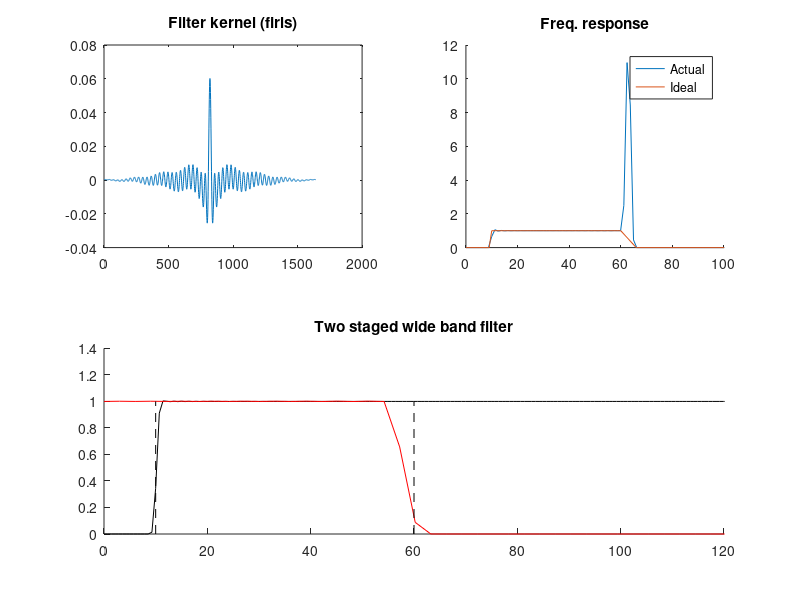
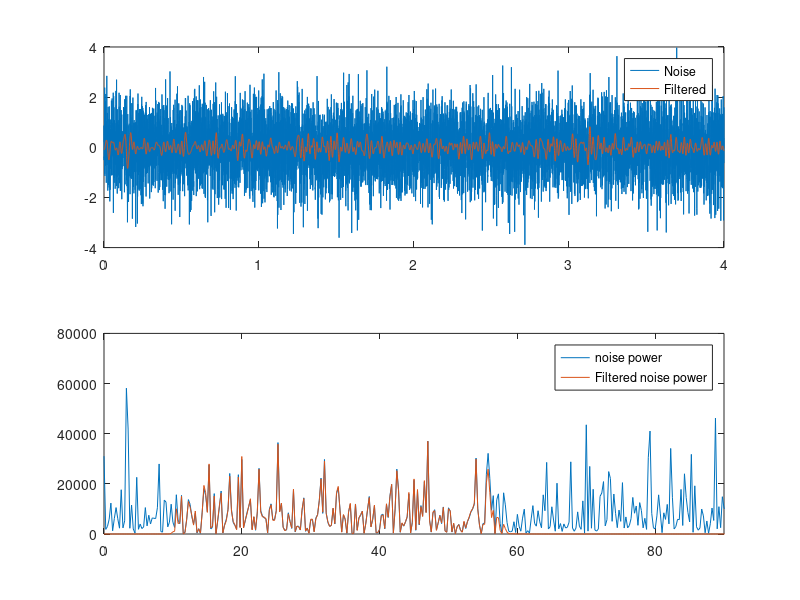

MATLAB code to generate these figures, in order:
clear,clf
%% define filter parameter and create filter kernel

samprate = 2048;

lower_bnd = 10;
upper_bnd = 60;

trans = .1;

filtorder = 8*round(samprate/lower_bnd);

filter_shape = [0 0 1 1 0 0 ];

filter_freqs = [ 0 lower_bnd*(1-trans) ...
                lower_bnd upper_bnd ...
                upper_bnd*(1+trans) (samprate/2)] / (samprate/2);

filterkern = firls(filtorder,filter_freqs,filter_shape);
hz = linspace(0,samprate/2,floor(length(filterkern)/2)+1);
filterpow = abs(fft(filterkern)).^2;

figure(1),clf
subplot(221)
plot(filterkern)
title('Filter kernel (firls)')

subplot(222),hold on
plot(hz,filterpow(1:length(hz)))
plot(filter_freqs*samprate/2,filter_shape)
xlim([0 100])
legend({'Actual';'Ideal'})
title('Freq. response')

%conclusion: this filter is vary bad!

%% generate white noise signal
N = samprate*4;
noise = randn(N,1);
timevec = (0:length(noise)-1)/samprate;

%% better filter (using two staged wide band filter)

% 1. High pass filter

forder = 14*round(samprate/lower_bnd);
filtkern = fir1(forder,lower_bnd/(samprate/2),'high');

%fft
subplot(212),hold on
hz = linspace(0,samprate/2,floor(length(filtkern)/2)+1);
filterpow = abs(fft(filtkern)).^2;
plot(hz,filterpow(1:length(hz)),'k')

% zerophase shift filtering with reflection
noiseR = [noise(end:-1:1); noise; noise(end:-1:1)]; %reflect
fnoise = filter(filtkern,1,noiseR);
fnoise = filter(filtkern,1,fnoise(end:-1:1));
fnoise = fnoise(end:-1:1);
fnoise = fnoise(N+1:end-N);


%2. Low pass filter
forder = 20*round(samprate/upper_bnd);
filtkern = fir1(forder,upper_bnd/(samprate/2),'low');

%fft
hz = linspace(0,samprate/2,floor(length(filtkern)/2)+1);
filterpow = abs(fft(filtkern)).^2;
plot(hz,filterpow(1:length(hz)),'r')
plot(repmat([lower_bnd upper_bnd],2,1),repmat([0; 1],1,2),'k--')
set(gca,'xlim',[0 upper_bnd*2])
title('Two staged wide band filter')


% zerophase shift filtering with reflection
noiseR = [fnoise(end:-1:1); fnoise; fnoise(end:-1:1)]; %reflect
fnoise = filter(filtkern,1,noiseR);
fnoise = filter(filtkern,1,fnoise(end:-1:1));
fnoise = fnoise(end:-1:1);
fnoise = fnoise(N+1:end-N);

%shortcut
%fnoise = filtfilt(filtkern,1,fnoise);
%% plotting

figure(2), clf
subplot(211)
plot(timevec,noise,timevec,fnoise)
legend({'Noise';'Filtered'})


subplot(212)
noisepow = abs(fft(noise)).^2;
fnoisepow = abs(fft(fnoise)).^2;
hz =linspace(0,samprate,length(fnoise));
plot(hz,noisepow,hz,fnoisepow)
xlim([0 upper_bnd*1.5])
legend({'noise power'; 'Filtered noise power'})
